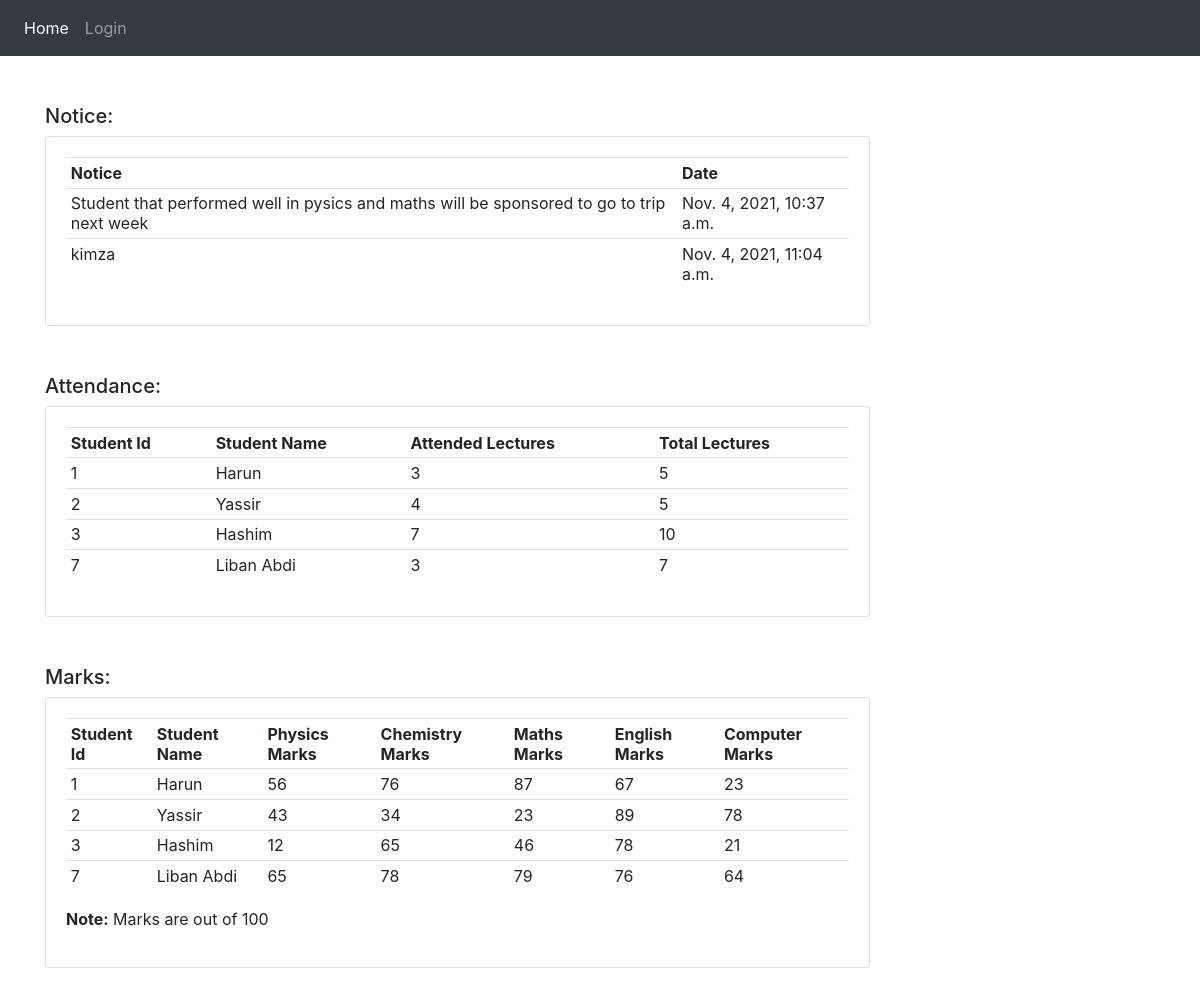
Before: / with the older database file.
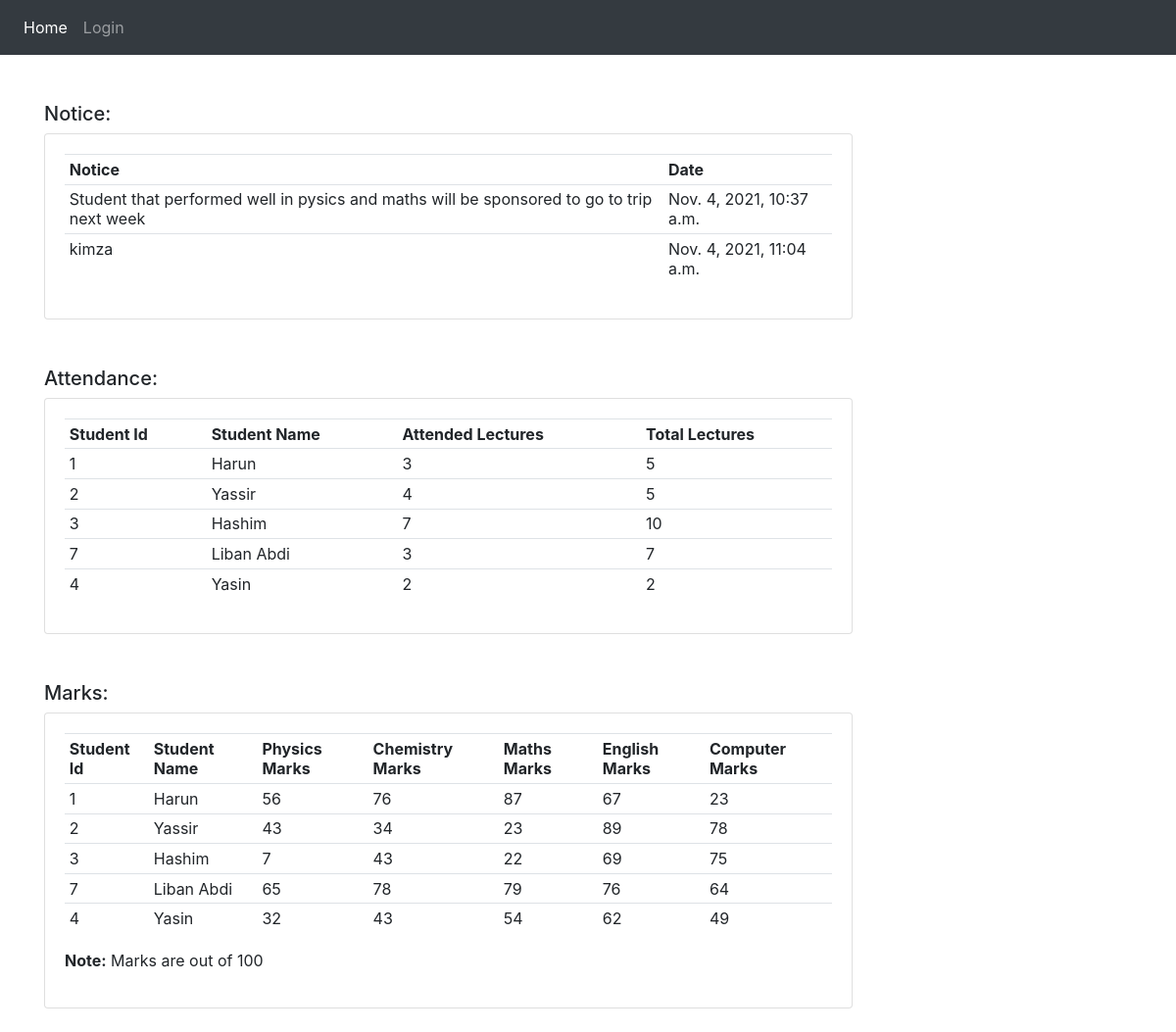
After: the same page with the newer database file.
### app/models.py (models this page shows, shortened)
class Notice(models.Model):
    Message = models.CharField(max_length=200,null=True)
    date_created = models.DateTimeField(auto_now_add=True)

class Attendance(models.Model):
    StudentName = models.CharField(max_length=200,null=True)
    StudentId  = models.CharField(max_length=50,null=True)
    LecturesAttended = models.IntegerField(null=True)
    TotalLectures  = models.IntegerField(null=True)

class Marks(models.Model):
    StudentName = models.CharField(max_length=200,null=True)
    StudentId  = models.CharField(max_length=50,null=True)
    PhysicsMarks = models.IntegerField(null=True)
    ChemistryMarks  = models.IntegerField(null=True)
    MathsMarks  = models.IntegerField(null=True)
    EnglishMarks  = models.IntegerField(null=True)
    ComputerMarks  = models.IntegerField(null=True)

### app/views.py (the view)
# urls.py: 2. Add a URL to urlpatterns:  path('', views.home, name='home')
def home(request):
    notice = Notice.objects.all()
    attendance = Attendance.objects.all()
    marks = Marks.objects.all()
    context = {
        'notice':notice,
        'marks':marks,
        'attendance':attendance,
    }
    return render(request,'app/home.html',context)

### app/templates/app/home.html
{% extends 'app/Links.html' %}
{% block content %}
<div class="container ">
    <br><br>
<div class="row">
    <div class="col-md-9">
        <h5>Notice:</h5>
        <div class="card card-body">
            <table class="table table-sm">
                <tr>
                    <th>Notice</th>
                    <th>Date</th>
                </tr>
                {% for n in notice %}
                <tr>
                    <td>{{n.Message}} </td>
                    <td>{{n.date_created}} </td>
                </tr>
                {% endfor %}
            </table>
        </div>
    </div>
</div>
<br><br>
<div class="row">
    <div class="col-md-9">
        <h5>Attendance:</h5>
        <div class="card card-body">
            <table class="table table-sm">
                <tr>
                    <th>Student Id</th>
                    <th>Student Name</th>
                    <th>Attended Lectures</th>
                    <th>Total Lectures</th>
                </tr>
                {% for a in attendance %}
                <tr>
                    <td>{{a.StudentId}} </td>
                    <td>{{a.StudentName}} </td>
                    <td>{{a.LecturesAttended}} </td>
                    <td> {{a.TotalLectures}} </td>
                </tr>
                {% endfor %}
            </table>
        </div>
    </div>
</div>
<br><br>
<div class="row">
    <div class="col-md-9">
        <h5>Marks:</h5>
        <div class="card card-body">
            <table class="table table-sm">
                <tr>
                    <th>Student Id</th>
                    <th>Student Name</th>
                    <th>Physics Marks</th>
                    <th>Chemistry Marks</th>
                    <th>Maths Marks</th>
                    <th>English Marks</th>
                    <th>Computer Marks</th>
                </tr>
                {% for m in marks %}
                <tr>
                    <td>{{m.StudentId}} </td>
                    <td>{{m.StudentName}} </td>
                    <td>{{m.PhysicsMarks}} </td>
                    <td>{{m.ChemistryMarks}} </td>
                    <td>{{m.MathsMarks}} </td>
                    <td>{{m.EnglishMarks}} </td>
                    <td>{{m.ComputerMarks}} </td>
                </tr>
                {% endfor %}
            </table>
            <p> <b>Note:</b> Marks are out of 100</p>
        </div>
    </div>
</div>
{% endblock %}

### app/templates/app/Links.html (shortened to what this page needs)
{% load static %}
<html>
    <head>
        <link rel="stylesheet" href="https://stackpath.bootstrapcdn.com/bootstrap/4.5.0/css/bootstrap.min.css">
    </head>
    <body>
        {% include 'app/navbar.html' %}
        {% block content %}
        {% endblock %}
        <br>
    </body>
</html>

### app/templates/app/navbar.html (shortened to what this page needs)
{% load static %}
<nav class="navbar navbar-expand-lg navbar-dark bg-dark">
  <div class="collapse navbar-collapse" id="navbarNav">
    <ul class="navbar-nav">
      <li class="nav-item active">
        <a class="nav-link" href="{% url 'home' %}">Home</a>
      </li>
      <li class="nav-item">
        <a class="nav-link" href="{% url 'login' %}">Login</a>
      </li>
    </ul>
  </div>
</nav>

Changed rows visible on the page:
added Attendance: StudentId "4", StudentName "Yasin", LecturesAttended "2", TotalLectures "2"
changed Marks "Hashim": PhysicsMarks "12" → "7"; ChemistryMarks "65" → "43"; MathsMarks "46" → "22"; EnglishMarks "78" → "69"; ComputerMarks "21" → "75"
added Marks: StudentId "4", StudentName "Yasin", PhysicsMarks "32", ChemistryMarks "43", MathsMarks "54", EnglishMarks "62", ComputerMarks "49"
